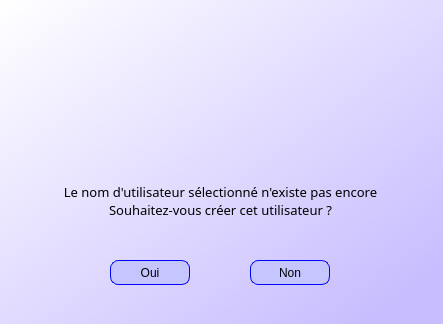
<?xml version="1.0" encoding="UTF-8"?>
<ui version="4.0">
 <class>warningUsername</class>
 <widget class="QDialog" name="warningUsername">
  <property name="geometry">
   <rect>
    <x>0</x>
    <y>0</y>
    <width>443</width>
    <height>324</height>
   </rect>
  </property>
  <property name="windowTitle">
   <string>Créer cet utilisateur</string>
  </property>
  <property name="windowIcon">
   <iconset>
    <normaloff>images/add-user.svg</normaloff>images/add-user.svg</iconset>
  </property>
  <property name="styleSheet">
   <string notr="true">QDialog{
background-color :qlineargradient(spread:pad, x1:0, y1:0, x2:1, y2:1, stop:0 rgba(255, 255, 255, 255), stop:0.905028 rgba(200, 190, 255, 255));} 
</string>
  </property>
  <widget class="QLabel" name="label">
   <property name="geometry">
    <rect>
     <x>0</x>
     <y>150</y>
     <width>441</width>
     <height>101</height>
    </rect>
   </property>
   <property name="font">
    <font>
     <family>MV Boli</family>
     <pointsize>10</pointsize>
    </font>
   </property>
   <property name="text">
    <string>Le nom d'utilisateur sélectionné n'existe pas encore 
 Souhaitez-vous créer cet utilisateur ? </string>
   </property>
   <property name="alignment">
    <set>Qt::AlignCenter</set>
   </property>
  </widget>
  <widget class="QPushButton" name="yesButton">
   <property name="geometry">
    <rect>
     <x>110</x>
     <y>260</y>
     <width>80</width>
     <height>25</height>
    </rect>
   </property>
   <property name="font">
    <font>
     <family>Segoe UI</family>
     <pointsize>9</pointsize>
     <weight>50</weight>
     <bold>false</bold>
    </font>
   </property>
   <property name="styleSheet">
    <string notr="true">QPushButton{
background-color:rgb(197, 198, 255);
border: 1px solid blue; 
border-radius: 8px; 
padding: 0 8px; 
selection-background-color: darkgray; }</string>
   </property>
   <property name="text">
    <string>Oui</string>
   </property>
  </widget>
  <widget class="QPushButton" name="noButton">
   <property name="geometry">
    <rect>
     <x>250</x>
     <y>260</y>
     <width>80</width>
     <height>25</height>
    </rect>
   </property>
   <property name="font">
    <font>
     <family>Segoe UI</family>
     <pointsize>9</pointsize>
     <weight>50</weight>
     <bold>false</bold>
    </font>
   </property>
   <property name="styleSheet">
    <string notr="true">QPushButton{
background-color:rgb(197, 198, 255);
border: 1px solid blue; 
border-radius: 8px; 
padding: 0 8px; 
selection-background-color: darkgray; }</string>
   </property>
   <property name="text">
    <string>Non</string>
   </property>
  </widget>
  <widget class="QLabel" name="logoLabel">
   <property name="geometry">
    <rect>
     <x>0</x>
     <y>10</y>
     <width>441</width>
     <height>191</height>
    </rect>
   </property>
   <property name="styleSheet">
    <string notr="true"/>
   </property>
   <property name="text">
    <string/>
   </property>
   <property name="pixmap">
    <pixmap>images/warning.png</pixmap>
   </property>
   <property name="alignment">
    <set>Qt::AlignCenter</set>
   </property>
  </widget>
 </widget>
 <resources/>
 <connections/>
</ui>
